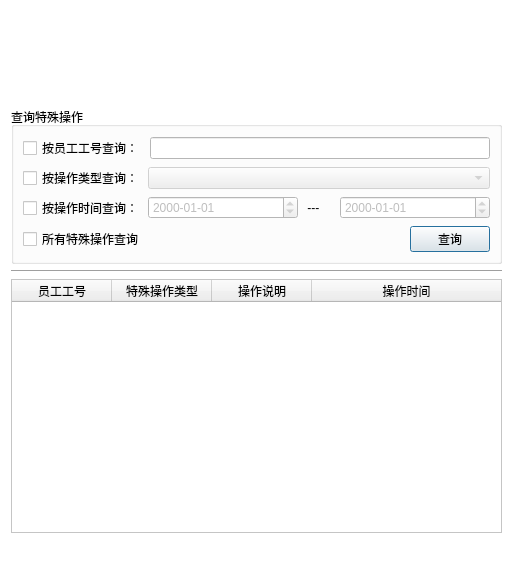
<?xml version="1.0" encoding="UTF-8"?>
<ui version="4.0">
 <class>SpecialOPClass</class>
 <widget class="QDialog" name="SpecialOPClass">
  <property name="geometry">
   <rect>
    <x>0</x>
    <y>0</y>
    <width>513</width>
    <height>564</height>
   </rect>
  </property>
  <property name="minimumSize">
   <size>
    <width>513</width>
    <height>564</height>
   </size>
  </property>
  <property name="maximumSize">
   <size>
    <width>513</width>
    <height>564</height>
   </size>
  </property>
  <property name="palette">
   <palette>
    <active>
     <colorrole role="Base">
      <brush brushstyle="SolidPattern">
       <color alpha="255">
        <red>255</red>
        <green>255</green>
        <blue>255</blue>
       </color>
      </brush>
     </colorrole>
     <colorrole role="Window">
      <brush brushstyle="SolidPattern">
       <color alpha="255">
        <red>255</red>
        <green>255</green>
        <blue>255</blue>
       </color>
      </brush>
     </colorrole>
    </active>
    <inactive>
     <colorrole role="Base">
      <brush brushstyle="SolidPattern">
       <color alpha="255">
        <red>255</red>
        <green>255</green>
        <blue>255</blue>
       </color>
      </brush>
     </colorrole>
     <colorrole role="Window">
      <brush brushstyle="SolidPattern">
       <color alpha="255">
        <red>255</red>
        <green>255</green>
        <blue>255</blue>
       </color>
      </brush>
     </colorrole>
    </inactive>
    <disabled>
     <colorrole role="Base">
      <brush brushstyle="SolidPattern">
       <color alpha="255">
        <red>255</red>
        <green>255</green>
        <blue>255</blue>
       </color>
      </brush>
     </colorrole>
     <colorrole role="Window">
      <brush brushstyle="SolidPattern">
       <color alpha="255">
        <red>255</red>
        <green>255</green>
        <blue>255</blue>
       </color>
      </brush>
     </colorrole>
    </disabled>
   </palette>
  </property>
  <property name="windowTitle">
   <string>特殊操作</string>
  </property>
  <property name="windowIcon">
   <iconset resource="management.qrc">
    <normaloff>:/Management/Resources/ico.ico</normaloff>:/Management/Resources/ico.ico</iconset>
  </property>
  <layout class="QVBoxLayout" name="verticalLayout">
   <item>
    <widget class="QLabel" name="label">
     <property name="minimumSize">
      <size>
       <width>0</width>
       <height>90</height>
      </size>
     </property>
     <property name="styleSheet">
      <string notr="true"/>
     </property>
     <property name="text">
      <string/>
     </property>
    </widget>
   </item>
   <item>
    <widget class="QGroupBox" name="groupBox">
     <property name="minimumSize">
      <size>
       <width>0</width>
       <height>0</height>
      </size>
     </property>
     <property name="maximumSize">
      <size>
       <width>16777215</width>
       <height>16777215</height>
      </size>
     </property>
     <property name="sizeIncrement">
      <size>
       <width>0</width>
       <height>0</height>
      </size>
     </property>
     <property name="baseSize">
      <size>
       <width>0</width>
       <height>0</height>
      </size>
     </property>
     <property name="title">
      <string>查询特殊操作</string>
     </property>
     <layout class="QVBoxLayout" name="verticalLayout_2">
      <item>
       <layout class="QHBoxLayout" name="horizontalLayout">
        <item>
         <widget class="QCheckBox" name="employeeID_search_op_CKB">
          <property name="text">
           <string>按员工工号查询：</string>
          </property>
         </widget>
        </item>
        <item>
         <widget class="QLineEdit" name="employeeID_search_op_LE">
          <property name="enabled">
           <bool>false</bool>
          </property>
          <property name="minimumSize">
           <size>
            <width>0</width>
            <height>0</height>
           </size>
          </property>
          <property name="maximumSize">
           <size>
            <width>16777215</width>
            <height>16777215</height>
           </size>
          </property>
         </widget>
        </item>
       </layout>
      </item>
      <item>
       <layout class="QHBoxLayout" name="horizontalLayout_4">
        <item>
         <widget class="QCheckBox" name="opClass_search_op_CKB">
          <property name="maximumSize">
           <size>
            <width>119</width>
            <height>16777215</height>
           </size>
          </property>
          <property name="text">
           <string>按操作类型查询：</string>
          </property>
         </widget>
        </item>
        <item>
         <widget class="QComboBox" name="opClass_search_op_CB">
          <property name="enabled">
           <bool>false</bool>
          </property>
         </widget>
        </item>
       </layout>
      </item>
      <item>
       <layout class="QHBoxLayout" name="horizontalLayout_2">
        <item>
         <widget class="QCheckBox" name="opTime_search_op_CKB">
          <property name="minimumSize">
           <size>
            <width>0</width>
            <height>0</height>
           </size>
          </property>
          <property name="maximumSize">
           <size>
            <width>119</width>
            <height>16777215</height>
           </size>
          </property>
          <property name="text">
           <string>按操作时间查询：</string>
          </property>
         </widget>
        </item>
        <item>
         <widget class="QDateTimeEdit" name="timeStart_search_op_DTE">
          <property name="enabled">
           <bool>false</bool>
          </property>
          <property name="displayFormat">
           <string>yyyy-MM-dd</string>
          </property>
         </widget>
        </item>
        <item>
         <widget class="QLabel" name="label_2">
          <property name="minimumSize">
           <size>
            <width>0</width>
            <height>0</height>
           </size>
          </property>
          <property name="maximumSize">
           <size>
            <width>30</width>
            <height>16777215</height>
           </size>
          </property>
          <property name="text">
           <string> --- </string>
          </property>
         </widget>
        </item>
        <item>
         <widget class="QDateTimeEdit" name="timeEnd_search_op_DTE">
          <property name="enabled">
           <bool>false</bool>
          </property>
          <property name="displayFormat">
           <string>yyyy-MM-dd</string>
          </property>
         </widget>
        </item>
       </layout>
      </item>
      <item>
       <layout class="QHBoxLayout" name="horizontalLayout_5">
        <item>
         <widget class="QCheckBox" name="opAll_search_op_CKB">
          <property name="text">
           <string>所有特殊操作查询</string>
          </property>
         </widget>
        </item>
        <item>
         <spacer name="horizontalSpacer">
          <property name="orientation">
           <enum>Qt::Horizontal</enum>
          </property>
          <property name="sizeHint" stdset="0">
           <size>
            <width>40</width>
            <height>20</height>
           </size>
          </property>
         </spacer>
        </item>
        <item>
         <widget class="QPushButton" name="search_search_op_BTN">
          <property name="text">
           <string>查询</string>
          </property>
         </widget>
        </item>
       </layout>
      </item>
     </layout>
    </widget>
   </item>
   <item>
    <widget class="Line" name="line">
     <property name="frameShadow">
      <enum>QFrame::Sunken</enum>
     </property>
     <property name="orientation">
      <enum>Qt::Horizontal</enum>
     </property>
    </widget>
   </item>
   <item>
    <widget class="QTableWidget" name="opInfo_op_TBW">
     <property name="toolTip">
      <string/>
     </property>
     <property name="statusTip">
      <string/>
     </property>
     <property name="whatsThis">
      <string/>
     </property>
     <property name="editTriggers">
      <set>QAbstractItemView::NoEditTriggers</set>
     </property>
     <property name="selectionBehavior">
      <enum>QAbstractItemView::SelectRows</enum>
     </property>
     <attribute name="horizontalHeaderStretchLastSection">
      <bool>true</bool>
     </attribute>
     <attribute name="verticalHeaderVisible">
      <bool>false</bool>
     </attribute>
     <column>
      <property name="text">
       <string>员工工号</string>
      </property>
     </column>
     <column>
      <property name="text">
       <string>特殊操作类型</string>
      </property>
     </column>
     <column>
      <property name="text">
       <string>操作说明</string>
      </property>
     </column>
     <column>
      <property name="text">
       <string>操作时间</string>
      </property>
     </column>
    </widget>
   </item>
   <item>
    <widget class="QLabel" name="status_op_LB">
     <property name="text">
      <string/>
     </property>
    </widget>
   </item>
  </layout>
 </widget>
 <resources>
  <include location="management.qrc"/>
 </resources>
 <connections/>
</ui>
